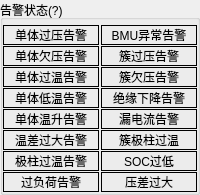
          <widget class="QGroupBox" name="G_AlmStatus">
           <property name="title">
            <string>告警状态(?)</string>
           </property>
           <layout class="QHBoxLayout" name="horizontalLayout_5">
            <property name="spacing">
             <number>2</number>
            </property>
            <property name="leftMargin">
             <number>0</number>
            </property>
            <property name="topMargin">
             <number>5</number>
            </property>
            <property name="rightMargin">
             <number>0</number>
            </property>
            <property name="bottomMargin">
             <number>0</number>
            </property>
            <item>
             <layout class="QVBoxLayout" name="verticalLayout_9">
              <property name="spacing">
               <number>1</number>
              </property>
              <item>
               <widget class="QLabel" name="bAlm0">
                <property name="frameShape">
                 <enum>QFrame::Box</enum>
                </property>
                <property name="text">
                 <string>单体过压告警</string>
                </property>
                <property name="alignment">
                 <set>Qt::AlignCenter</set>
                </property>
                <property name="wordWrap">
                 <bool>true</bool>
                </property>
               </widget>
              </item>
              <item>
               <widget class="QLabel" name="bAlm1">
                <property name="frameShape">
                 <enum>QFrame::Box</enum>
                </property>
                <property name="text">
                 <string>单体欠压告警</string>
                </property>
                <property name="alignment">
                 <set>Qt::AlignCenter</set>
                </property>
                <property name="wordWrap">
                 <bool>true</bool>
                </property>
               </widget>
              </item>
              <item>
               <widget class="QLabel" name="bAlm2">
                <property name="frameShape">
                 <enum>QFrame::Box</enum>
                </property>
                <property name="text">
                 <string>单体过温告警</string>
                </property>
                <property name="alignment">
                 <set>Qt::AlignCenter</set>
                </property>
                <property name="wordWrap">
                 <bool>true</bool>
                </property>
               </widget>
              </item>
              <item>
               <widget class="QLabel" name="bAlm3">
                <property name="frameShape">
                 <enum>QFrame::Box</enum>
                </property>
                <property name="text">
                 <string>单体低温告警</string>
                </property>
                <property name="alignment">
                 <set>Qt::AlignCenter</set>
                </property>
                <property name="wordWrap">
                 <bool>true</bool>
                </property>
               </widget>
              </item>
              <item>
               <widget class="QLabel" name="bAlm4">
                <property name="frameShape">
                 <enum>QFrame::Box</enum>
                </property>
                <property name="text">
                 <string>单体温升告警</string>
                </property>
                <property name="alignment">
                 <set>Qt::AlignCenter</set>
                </property>
                <property name="wordWrap">
                 <bool>true</bool>
                </property>
               </widget>
              </item>
              <item>
               <widget class="QLabel" name="bAlm5">
                <property name="enabled">
                 <bool>true</bool>
                </property>
                <property name="frameShape">
                 <enum>QFrame::Box</enum>
                </property>
                <property name="text">
                 <string>温差过大告警</string>
                </property>
                <property name="alignment">
                 <set>Qt::AlignCenter</set>
                </property>
                <property name="wordWrap">
                 <bool>true</bool>
                </property>
               </widget>
              </item>
              <item>
               <widget class="QLabel" name="bAlm6">
                <property name="frameShape">
                 <enum>QFrame::Box</enum>
                </property>
                <property name="text">
                 <string>极柱过温告警</string>
                </property>
                <property name="alignment">
                 <set>Qt::AlignCenter</set>
                </property>
                <property name="wordWrap">
                 <bool>true</bool>
                </property>
               </widget>
              </item>
              <item>
               <widget class="QLabel" name="bAlm7">
                <property name="frameShape">
                 <enum>QFrame::Box</enum>
                </property>
                <property name="text">
                 <string>过负荷告警</string>
                </property>
                <property name="alignment">
                 <set>Qt::AlignCenter</set>
                </property>
                <property name="wordWrap">
                 <bool>true</bool>
                </property>
               </widget>
              </item>
             </layout>
            </item>
            <item>
             <layout class="QVBoxLayout" name="verticalLayout_10">
              <property name="spacing">
               <number>1</number>
              </property>
              <item>
               <widget class="QLabel" name="bAlm8">
                <property name="frameShape">
                 <enum>QFrame::Box</enum>
                </property>
                <property name="text">
                 <string>BMU异常告警</string>
                </property>
                <property name="alignment">
                 <set>Qt::AlignCenter</set>
                </property>
                <property name="wordWrap">
                 <bool>true</bool>
                </property>
               </widget>
              </item>
              <item>
               <widget class="QLabel" name="bAlm9">
                <property name="frameShape">
                 <enum>QFrame::Box</enum>
                </property>
                <property name="text">
                 <string>簇过压告警</string>
                </property>
                <property name="alignment">
                 <set>Qt::AlignCenter</set>
                </property>
                <property name="wordWrap">
                 <bool>true</bool>
                </property>
               </widget>
              </item>
              <item>
               <widget class="QLabel" name="bAlm10">
                <property name="frameShape">
                 <enum>QFrame::Box</enum>
                </property>
                <property name="text">
                 <string>簇欠压告警</string>
                </property>
                <property name="alignment">
                 <set>Qt::AlignCenter</set>
                </property>
                <property name="wordWrap">
                 <bool>true</bool>
                </property>
               </widget>
              </item>
              <item>
               <widget class="QLabel" name="bAlm11">
                <property name="frameShape">
                 <enum>QFrame::Box</enum>
                </property>
                <property name="text">
                 <string>绝缘下降告警</string>
                </property>
                <property name="alignment">
                 <set>Qt::AlignCenter</set>
                </property>
                <property name="wordWrap">
                 <bool>true</bool>
                </property>
               </widget>
              </item>
              <item>
               <widget class="QLabel" name="bAlm12">
                <property name="frameShape">
                 <enum>QFrame::Box</enum>
                </property>
                <property name="text">
                 <string>漏电流告警</string>
                </property>
                <property name="alignment">
                 <set>Qt::AlignCenter</set>
                </property>
                <property name="wordWrap">
                 <bool>true</bool>
                </property>
               </widget>
              </item>
              <item>
               <widget class="QLabel" name="bAlm13">
                <property name="frameShape">
                 <enum>QFrame::Box</enum>
                </property>
                <property name="text">
                 <string>簇极柱过温</string>
                </property>
                <property name="alignment">
                 <set>Qt::AlignCenter</set>
                </property>
                <property name="wordWrap">
                 <bool>true</bool>
                </property>
               </widget>
              </item>
              <item>
               <widget class="QLabel" name="bAlm14">
                <property name="frameShape">
                 <enum>QFrame::Box</enum>
                </property>
                <property name="text">
                 <string>SOC过低</string>
                </property>
                <property name="alignment">
                 <set>Qt::AlignCenter</set>
                </property>
                <property name="wordWrap">
                 <bool>true</bool>
                </property>
               </widget>
              </item>
              <item>
               <widget class="QLabel" name="bAlm15">
                <property name="frameShape">
                 <enum>QFrame::Box</enum>
                </property>
                <property name="text">
                 <string>压差过大</string>
                </property>
                <property name="alignment">
                 <set>Qt::AlignCenter</set>
                </property>
                <property name="wordWrap">
                 <bool>true</bool>
                </property>
               </widget>
              </item>
             </layout>
            </item>
           </layout>
          </widget>
